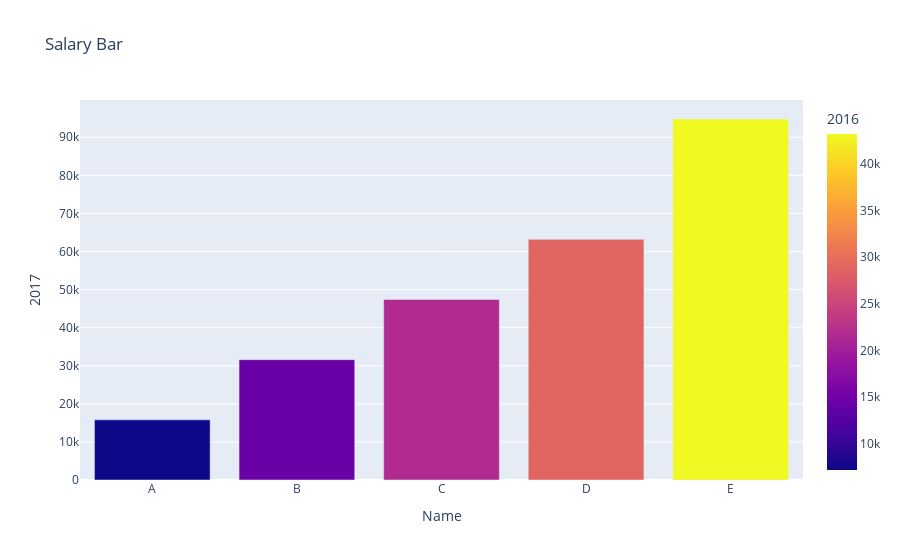

This figure's notebook cell:
### Code cell
## 3 จากข้อ 2 ให้ตั้งชื่อกราฟให้เหมาะสม เป็นชื่อแกน X Y ให้เหมาะสมและให้ไล่สีจากเงินเดือนปี 2016 รวมถึงเมื่อนำเม้าส์ไปวาง จะแสดงเงินเดือนเงินเดือนของแต่ละปี และเงินเดือนเฉลี่ย (จะเพิ่ม column ใน DataFrame หรือจะคำนวณแยกก็ได้) 
yy = df['2017']*2
fig = px.bar(data_frame=df , x=df.index , y=yy.values,labels={'index':'Name','y':'2017','hover_data_5':'mean'},title='Salary Bar',color='2016',hover_data=['2016','2017','2018','2019','2020',df.mean(axis=1)])
fig.show()

### Figure 1 — Plotly figure (JSON) as saved in the notebook; plotly's stock layout.template omitted (floating-point values rounded to 4 significant figures)
{"data": [{"alignmentgroup": "True", "customdata": [[7200, 7900, 8600, 9300, 10000, 8600], [14400, 15800, 17200, 18600, 20000, 17200], [21600, 23700, 25800, 27900, 30000, 25800], [28800, 31600, 34400, 37200, 40000, 34400], [43200, 47400, 51600, 55800, 60000, 51600]], "hovertemplate": "Name=%{x}<br>2017=%{customdata[1]}<br>2016=%{marker.color}<br>2018=%{customdata[2]}<br>2019=%{customdata[3]}<br>2020=%{customdata[4]}<br>mean=%{customdata[5]}<extra></extra>", "legendgroup": "", "marker": {"color": [7200, 14400, 21600, 28800, 43200], "coloraxis": "coloraxis"}, "name": "", "offsetgroup": "", "orientation": "v", "showlegend": false, "textposition": "auto", "type": "bar", "x": ["A", "B", "C", "D", "E"], "xaxis": "x", "y": [15800, 31600, 47400, 63200, 94800], "yaxis": "y"}], "layout": {"barmode": "relative", "coloraxis": {"colorbar": {"title": {"text": "2016"}}, "colorscale": [[0, "#0d0887"], [0.1111, "#46039f"], [0.2222, "#7201a8"], [0.3333, "#9c179e"], [0.4444, "#bd3786"], [0.5556, "#d8576b"], [0.6667, "#ed7953"], [0.7778, "#fb9f3a"], [0.8889, "#fdca26"], [1, "#f0f921"]]}, "legend": {"tracegroupgap": 0}, "title": {"text": "Salary Bar"}, "xaxis": {"anchor": "y", "domain": [0, 1], "title": {"text": "Name"}}, "yaxis": {"anchor": "x", "domain": [0, 1], "title": {"text": "2017"}}}}
